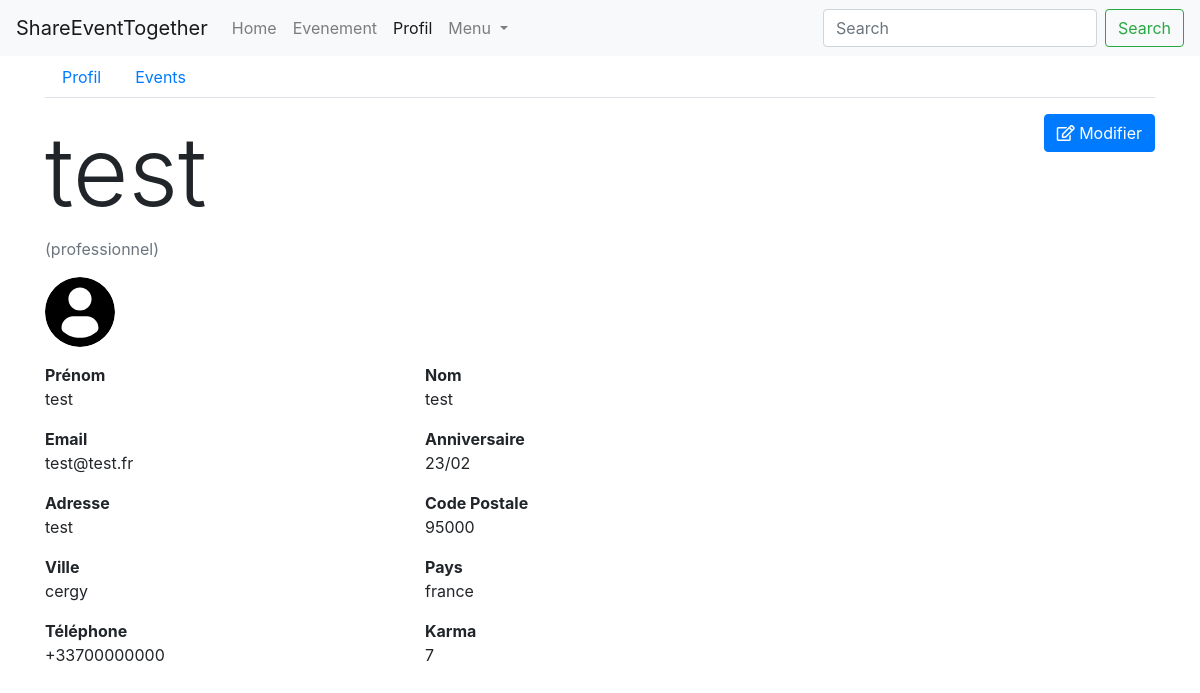
The app's page /profil (signed in) with its own data.
### persons/models.py (models this page shows, shortened)
class Person(models.Model):
    TYPE_PARTICULIER = 'particulier'
    TYPE_PROFESSIONNEL = 'professionnel'
    TYPE_CHOICES = (
        (TYPE_PARTICULIER, 'particulier'),
        (TYPE_PROFESSIONNEL, 'professionnel')
    )
    user = models.ForeignKey('users.User', on_delete=models.CASCADE)
    first_name = models.CharField('prenom', max_length=100)
    last_name = models.CharField('nom', max_length=100)
    birth_date = models.DateField('date naissance')
    address = models.CharField('adresse', max_length=250)
    zip_code = models.IntegerField('code postal')
    city = models.CharField('ville', max_length=50)
    country = models.CharField('pays', max_length=100)
    phone_number = PhoneNumberField('telephone')
    pseudo = models.CharField('pseudo', max_length=50)
    person_type = models.CharField('type', choices=TYPE_CHOICES, max_length=15)
    created_at = models.DateTimeField('crée à', auto_now=True)
    note = models.IntegerField('karma', null=True, blank=True)
    imageProfil = models.FileField('image', null=True, default='utilisateur-de-profil.svg')

### users/models.py (models this page shows, shortened)
class User(AbstractBaseUser, PermissionsMixin):
    email = models.EmailField('email', max_length=254, unique=True)
    is_staff = models.BooleanField('statut staff', default=False)
    is_superuser = models.BooleanField('statut superutilisateur', default=False)
    is_active = models.BooleanField('actif', default=True)
    last_login = models.DateTimeField('dernière connexion', null=True, blank=True)
    date_joined = models.DateTimeField('date d\'inscription', auto_now_add=True)
    USERNAME_FIELD = 'email'
    EMAIL_FIELD = 'email'
    REQUIRED_FIELDS = []
    objects = UserManager()
    class Meta:
        ordering = ['email', ]
        verbose_name = 'utilisateur'
        verbose_name_plural = 'utilisateurs'

### events/views/persons.py (the view)
# urls.py: path('profil', DetailProfilView.as_view(), name='profil'),
class DetailProfilView(PersonView):
    def get(self, request):
        user = request.user
        person = Person.objects.get(user=user)
        form = ProfilForm(instance=person)
        context = {
            'person': person,
            'form': form,
            'navigation_items': navigation.navigation_items(navigation.NAV_PROFIL),
        }
        return render(request, 'persons/profil/profil_detail.html', context)

### events/forms.py (shortened to what this page needs)
class ProfilForm(forms.ModelForm):
    email = forms.EmailField(label='Email', max_length=254)
    class Meta:
        model = Person
        exclude = ['user', 'created_at', 'karma', 'person_type', 'birth_date', 'pseudo', ]
        widgets = {
            'email': forms.EmailInput(attrs={'placeholder': 'Email'}),
            'phone_number': forms.TextInput(attrs={'placeholder': '0612344321'}),
        }
    def __init__(self, instance=None, *args, **kwargs):
        super().__init__(instance=instance, *args, **kwargs)
        if instance:
            self.fields['email'].initial = instance.user.email

### events/navigation.py (called while the page is built)
def navigation_items(selected_item=None):
    items = []
    for name, shortcut in NAV_ITEMS:
        items.append({
            'name': name,
            'url': reverse(shortcut),
            'active': True if selected_item == name else False,
        })
    return items

### events/templates/persons/profil/profil_detail.html (shortened to what this page needs)
{% extends 'persons/base_navbar.html' %}
{% load static %}
{% block content %}
    <ul class="nav nav-tabs">
        <li class="nav-item">
            <a class="nav-link" href="{% url 'profil' %}">Profil</a>
        </li>
        <li class="nav-item">
            <a class="nav-link" href="{% url 'profil-events' %}">Events</a>
        </li>
    </ul>
    <div class="row my-3">
        <div class="col-md-8">
            <div>
                <h2 class="display-1">{{ person.pseudo }}</h2>
                <p class="text-muted"> ({{ person.person_type }})</p>
            </div>
            <img class="rounded-circle mr-5" height="70" width="70" src="{{ person.imageProfil.url }}">
        </div>
        <div class="col-md-4 text-right">
            <a href="{% url 'profil-edit' %}" class="btn btn-primary"><i class="far fa-edit"></i> Modifier</a>
        </div>
    </div>
    <div class="row">
        <div class="col-md-4">
            <p>
                <b>Prénom</b>
                <br>
                {{ person.first_name }}
            </p>
        </div>
        <div class="col-md-4">
            <p>
                <b>Nom</b>
                <br>
                {{ person.last_name }}
            </p>
        </div>
    </div>
    <div class="row">
        <div class="col-md-4">
            <p>
                <b>Email</b>
                <br>
                {{ person.user.email }}
            </p>
        </div>
        <div class="col-md-4">
            <p>
                <b>Anniversaire</b>
                <br>
                {{ person.birth_date|date:'j/m' }}
            </p>
        </div>
    </div>
    <div class="row">
        <div class="col-md-4">
            <p>
                <b>Adresse</b>
                <br>
                {{ person.address }}
            </p>
        </div>
        <div class="col-md-4">
            <p>
                <b>Code Postale</b>
                <br>
                {{ person.zip_code }}
            </p>
        </div>
    </div>
    <div class="row">
        <div class="col-md-4">
            <p>
                <b>Ville</b>
                <br>
                {{ person.city }}
            </p>
        </div>
        <div class="col-md-4">
            <p>
                <b>Pays</b>
                <br>
                {{ person.country }}
            </p>
        </div>
    </div>
    <div class="row">
        <div class="col-md-4">
            <p>
                <b>Téléphone</b>
                <br>
                {{ person.phone_number }}
            </p>
        </div>
        <div class="col-md-4">
            <p>
                <b>Karma</b>
                <br>
                {% if person.note is not None %}
                    {{ person.note }}
                {% else %}
                    <span>Vous n'avez pas de note pour le moment :(</span>
                {% endif %}
            </p>
        </div>
    </div>
{% endblock content %}

### records on screen
Person: pseudo "test", person_type "professionnel", imageProfil (picture), first_name "test", last_name "test", user.email "test@test.fr", birth_date "23/02", address "test", zip_code "95000", city "cergy", country "france", phone_number "+33700000000", note "7"

### other values on screen
{{ item.name }} "Home" "Evenement" "Profil"
